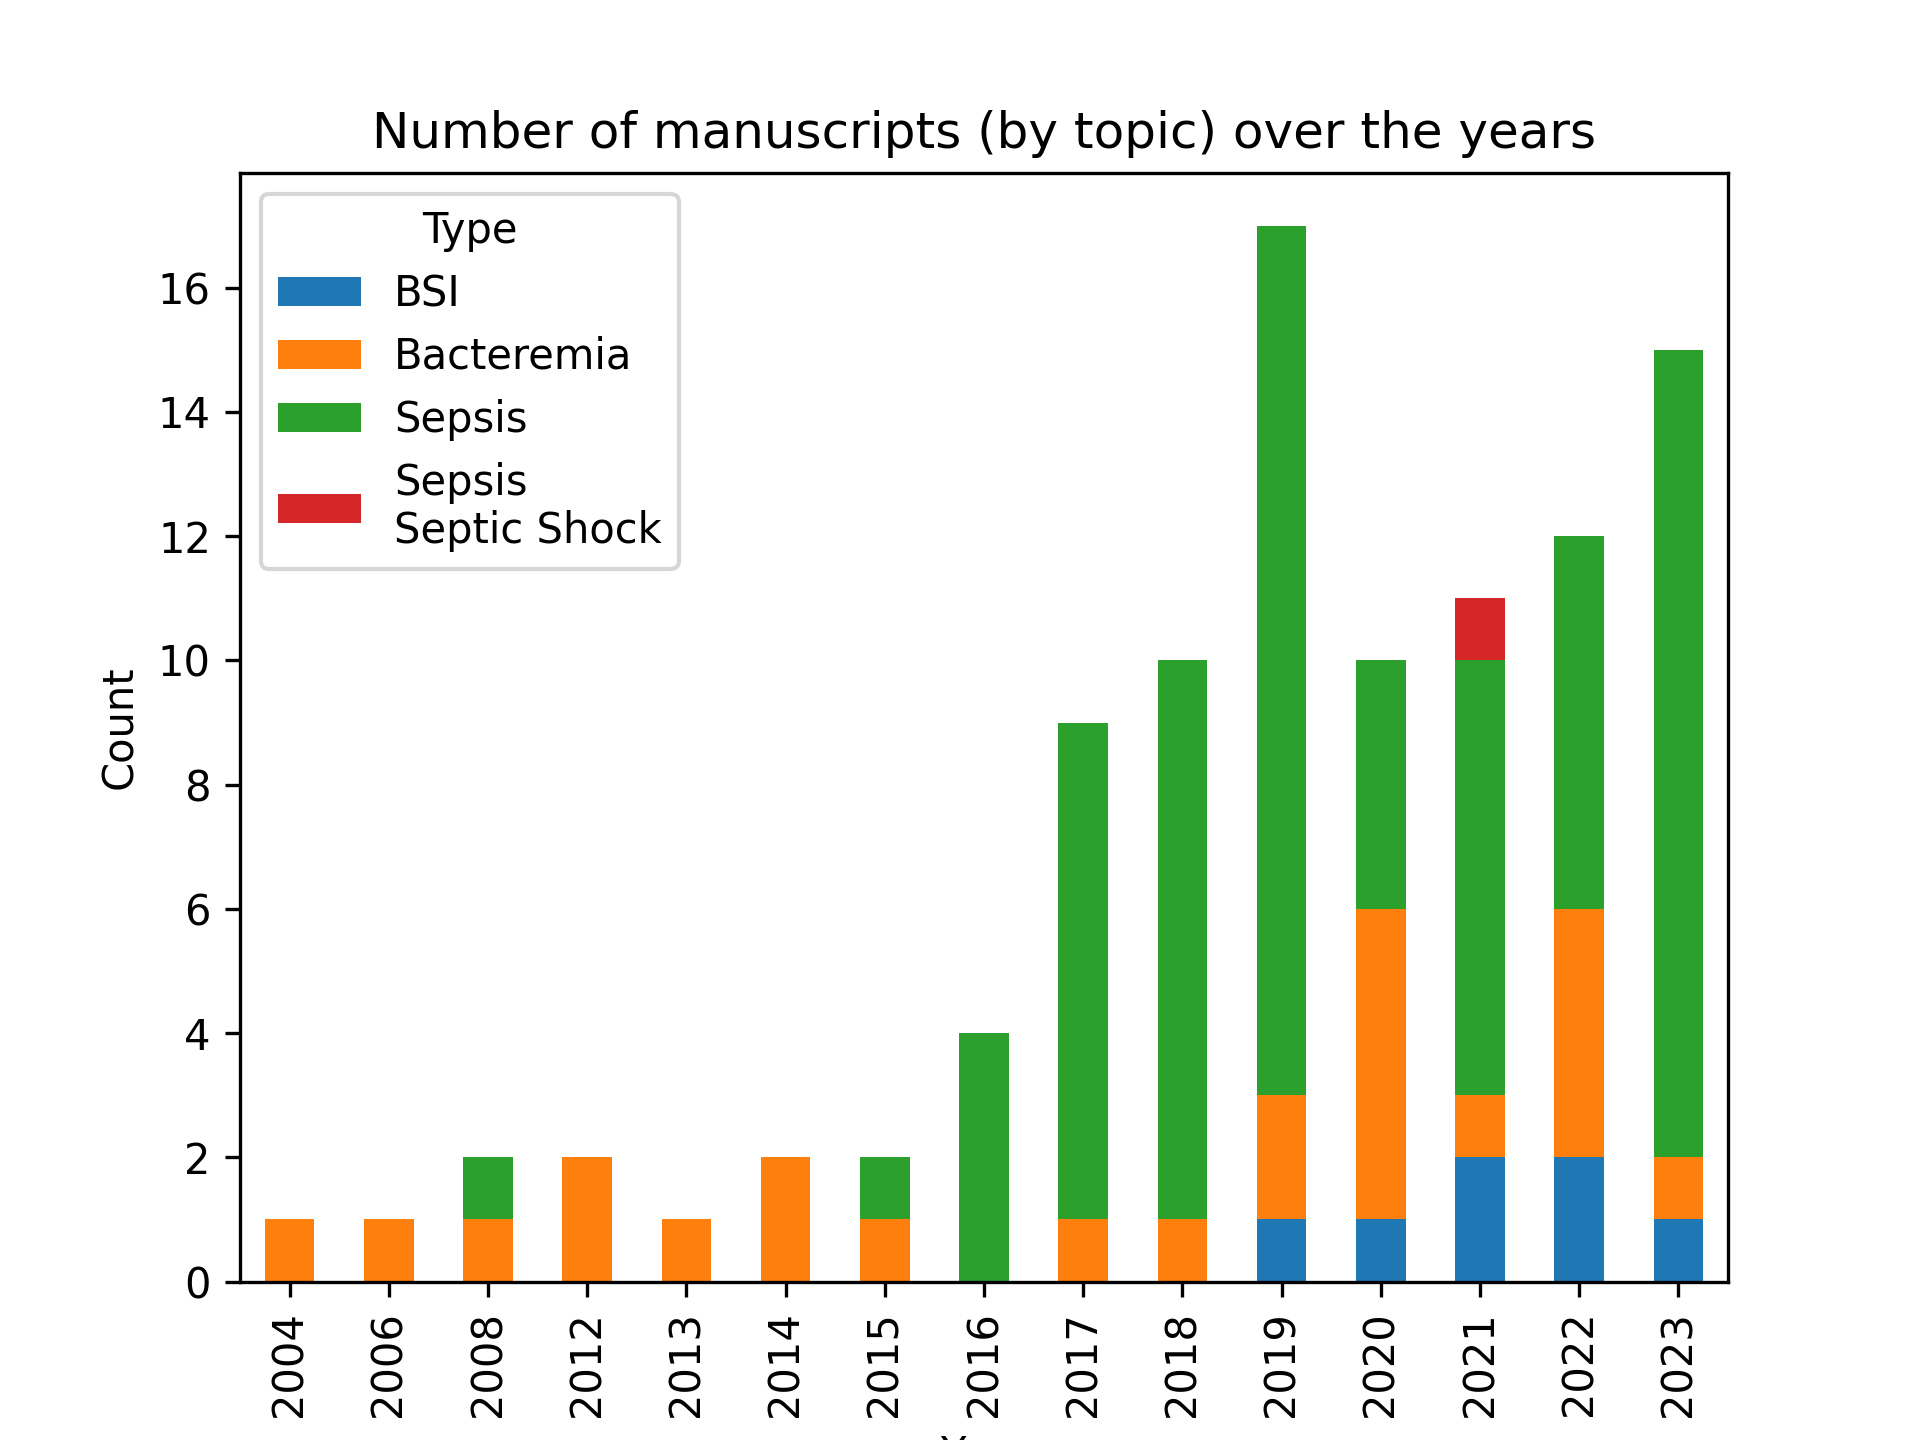

Write the Python code that produced this figure.
# Libraries
import pandas as pd 
import matplotlib.pyplot as plt
from pathlib import Path

path = '../material/supplementary-material.xlsx'


# ---------------------
# Load data
# ---------------------
# Load data
df = pd.read_excel(io=path, 
	sheet_name='STUDIES', engine='openpyxl',
	header=0)

# Rename columns
df = df.rename(columns={
	'Year': 'year',
	'Positive criteria (smmry)': 'criteria'
})

# Keep only interesting columns
df = df[['year', 'criteria']]
df = df.dropna(how='any')

# Ensure proper types
df.year = df.year.astype(int)
df.criteria = df.criteria.astype(str)

# Remove some not useful categories
df = df[~df.criteria.isin(['Mortality', 'Septic Shock'])]

# Format the rest of categories
df.criteria = df.criteria.str.replace(r'.*sepsis.*', 'Sepsis', case=False, regex=True)
df.criteria = df.criteria.str.replace(r'.*bacteremia.*', 'Bacteremia', case=False, regex=True)
df.criteria = df.criteria.replace({
	'Positive culture': 'Bacteremia',
	'Infection': 'BSI',
	})


# Show
print(df)


# ---------------------
# Display pandas
# ---------------------
# Group by 'Year' and 'Type' and count occurrences
df_counts = df.groupby(['year', 'criteria']).size().unstack(fill_value=0)

# Create stacked bar plot
df_counts.plot(kind='bar', stacked=True)

# Add labels and title
plt.xlabel('Year')
plt.ylabel('Count')
plt.title('Number of manuscripts (by topic) over the years')
plt.legend(title='Type')
plt.xticks(rotation=90)  # Rotate x-axis labels if needed

plt.savefig("%s.png" % Path(__file__).stem, dpi=300)

# Show plot
plt.show()
